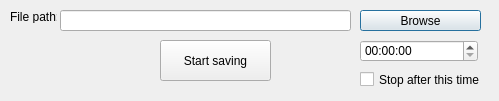
<?xml version="1.0" encoding="UTF-8"?>
<ui version="4.0">
 <class>online_datasaving_ui</class>
 <widget class="QDialog" name="online_datasaving_ui">
  <property name="geometry">
   <rect>
    <x>0</x>
    <y>0</y>
    <width>499</width>
    <height>101</height>
   </rect>
  </property>
  <property name="windowTitle">
   <string>Data saving</string>
  </property>
  <widget class="QLabel" name="lbl_filepath">
   <property name="geometry">
    <rect>
     <x>10</x>
     <y>10</y>
     <width>47</width>
     <height>13</height>
    </rect>
   </property>
   <property name="text">
    <string>File path:</string>
   </property>
  </widget>
  <widget class="QPushButton" name="btn_browse">
   <property name="geometry">
    <rect>
     <x>360</x>
     <y>10</y>
     <width>121</width>
     <height>21</height>
    </rect>
   </property>
   <property name="text">
    <string>Browse</string>
   </property>
  </widget>
  <widget class="QLineEdit" name="le_filepath">
   <property name="geometry">
    <rect>
     <x>60</x>
     <y>10</y>
     <width>291</width>
     <height>21</height>
    </rect>
   </property>
   <property name="readOnly">
    <bool>true</bool>
   </property>
  </widget>
  <widget class="QPushButton" name="btn_start_stop">
   <property name="geometry">
    <rect>
     <x>160</x>
     <y>40</y>
     <width>111</width>
     <height>41</height>
    </rect>
   </property>
   <property name="text">
    <string>Start saving</string>
   </property>
  </widget>
  <widget class="QLabel" name="lbl_time_elapsed">
   <property name="geometry">
    <rect>
     <x>30</x>
     <y>50</y>
     <width>47</width>
     <height>13</height>
    </rect>
   </property>
   <property name="text">
    <string/>
   </property>
  </widget>
  <widget class="QTimeEdit" name="te_maxtime">
   <property name="geometry">
    <rect>
     <x>360</x>
     <y>40</y>
     <width>118</width>
     <height>22</height>
    </rect>
   </property>
   <property name="displayFormat">
    <string>HH:mm:ss</string>
   </property>
  </widget>
  <widget class="QCheckBox" name="chk_maxtime">
   <property name="geometry">
    <rect>
     <x>360</x>
     <y>70</y>
     <width>121</width>
     <height>19</height>
    </rect>
   </property>
   <property name="text">
    <string>Stop after this time</string>
   </property>
  </widget>
 </widget>
 <resources/>
 <connections/>
</ui>
